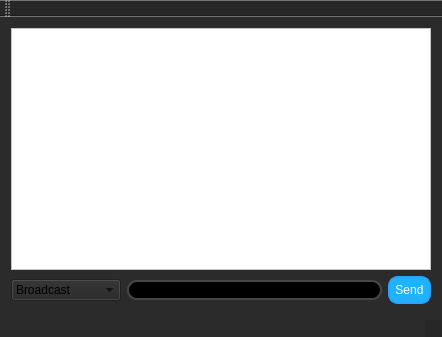
<?xml version="1.0" encoding="UTF-8"?>
<ui version="4.0">
 <class>MainWindow</class>
 <widget class="QMainWindow" name="MainWindow">
  <property name="geometry">
   <rect>
    <x>0</x>
    <y>0</y>
    <width>442</width>
    <height>337</height>
   </rect>
  </property>
  <property name="windowTitle">
   <string>QTCPServer</string>
  </property>
  <property name="styleSheet">
   <string notr="true">background-color: rgba(37, 37, 37, 179);</string>
  </property>
  <widget class="QWidget" name="centralWidget">
   <layout class="QGridLayout" name="gridLayout">
    <item row="1" column="2">
     <widget class="QPushButton" name="pushButton_sendMessage">
      <property name="minimumSize">
       <size>
        <width>0</width>
        <height>0</height>
       </size>
      </property>
      <property name="styleSheet">
       <string notr="true">background-color: rgb(31, 178, 255);
color:white;
border-width: 2px;
border-style: solid;
border-color: rgb(43, 162, 255);
border-radius: 10px;
padding: 5px;
</string>
      </property>
      <property name="text">
       <string>Send</string>
      </property>
     </widget>
    </item>
    <item row="0" column="0" colspan="3">
     <widget class="QTextBrowser" name="textBrowser_receivedMessages">
      <property name="styleSheet">
       <string notr="true">background-color: rgb(255, 255, 255);</string>
      </property>
     </widget>
    </item>
    <item row="1" column="0">
     <widget class="QComboBox" name="comboBox_receiver">
      <property name="minimumSize">
       <size>
        <width>110</width>
        <height>0</height>
       </size>
      </property>
      <item>
       <property name="text">
        <string>Broadcast</string>
       </property>
      </item>
     </widget>
    </item>
    <item row="1" column="1">
     <widget class="QLineEdit" name="lineEdit_message">
      <property name="minimumSize">
       <size>
        <width>150</width>
        <height>0</height>
       </size>
      </property>
      <property name="palette">
       <palette>
        <active>
         <colorrole role="Button">
          <brush brushstyle="SolidPattern">
           <color alpha="255">
            <red>0</red>
            <green>0</green>
            <blue>0</blue>
           </color>
          </brush>
         </colorrole>
         <colorrole role="Text">
          <brush brushstyle="SolidPattern">
           <color alpha="255">
            <red>255</red>
            <green>255</green>
            <blue>255</blue>
           </color>
          </brush>
         </colorrole>
         <colorrole role="Base">
          <brush brushstyle="SolidPattern">
           <color alpha="255">
            <red>0</red>
            <green>0</green>
            <blue>0</blue>
           </color>
          </brush>
         </colorrole>
         <colorrole role="Window">
          <brush brushstyle="SolidPattern">
           <color alpha="255">
            <red>0</red>
            <green>0</green>
            <blue>0</blue>
           </color>
          </brush>
         </colorrole>
         <colorrole role="PlaceholderText">
          <brush brushstyle="SolidPattern">
           <color alpha="128">
            <red>255</red>
            <green>255</green>
            <blue>255</blue>
           </color>
          </brush>
         </colorrole>
        </active>
        <inactive>
         <colorrole role="Button">
          <brush brushstyle="SolidPattern">
           <color alpha="255">
            <red>0</red>
            <green>0</green>
            <blue>0</blue>
           </color>
          </brush>
         </colorrole>
         <colorrole role="Text">
          <brush brushstyle="SolidPattern">
           <color alpha="255">
            <red>255</red>
            <green>255</green>
            <blue>255</blue>
           </color>
          </brush>
         </colorrole>
         <colorrole role="Base">
          <brush brushstyle="SolidPattern">
           <color alpha="255">
            <red>0</red>
            <green>0</green>
            <blue>0</blue>
           </color>
          </brush>
         </colorrole>
         <colorrole role="Window">
          <brush brushstyle="SolidPattern">
           <color alpha="255">
            <red>0</red>
            <green>0</green>
            <blue>0</blue>
           </color>
          </brush>
         </colorrole>
         <colorrole role="PlaceholderText">
          <brush brushstyle="SolidPattern">
           <color alpha="128">
            <red>255</red>
            <green>255</green>
            <blue>255</blue>
           </color>
          </brush>
         </colorrole>
        </inactive>
        <disabled>
         <colorrole role="Button">
          <brush brushstyle="SolidPattern">
           <color alpha="255">
            <red>0</red>
            <green>0</green>
            <blue>0</blue>
           </color>
          </brush>
         </colorrole>
         <colorrole role="Text">
          <brush brushstyle="SolidPattern">
           <color alpha="255">
            <red>120</red>
            <green>120</green>
            <blue>120</blue>
           </color>
          </brush>
         </colorrole>
         <colorrole role="Base">
          <brush brushstyle="SolidPattern">
           <color alpha="255">
            <red>0</red>
            <green>0</green>
            <blue>0</blue>
           </color>
          </brush>
         </colorrole>
         <colorrole role="Window">
          <brush brushstyle="SolidPattern">
           <color alpha="255">
            <red>0</red>
            <green>0</green>
            <blue>0</blue>
           </color>
          </brush>
         </colorrole>
         <colorrole role="PlaceholderText">
          <brush brushstyle="SolidPattern">
           <color alpha="128">
            <red>0</red>
            <green>0</green>
            <blue>0</blue>
           </color>
          </brush>
         </colorrole>
        </disabled>
       </palette>
      </property>
      <property name="styleSheet">
       <string notr="true">background-color: rgb(0, 0, 0);
border-width: 2px;
border-style: solid;
border-color: rgb(69, 70, 70);
border-radius: 10px;</string>
      </property>
     </widget>
    </item>
   </layout>
  </widget>
  <widget class="QMenuBar" name="menuBar">
   <property name="geometry">
    <rect>
     <x>0</x>
     <y>0</y>
     <width>442</width>
     <height>21</height>
    </rect>
   </property>
  </widget>
  <widget class="QToolBar" name="mainToolBar">
   <attribute name="toolBarArea">
    <enum>TopToolBarArea</enum>
   </attribute>
   <attribute name="toolBarBreak">
    <bool>false</bool>
   </attribute>
  </widget>
  <widget class="QStatusBar" name="statusBar"/>
 </widget>
 <layoutdefault spacing="6" margin="11"/>
 <resources/>
 <connections/>
</ui>
